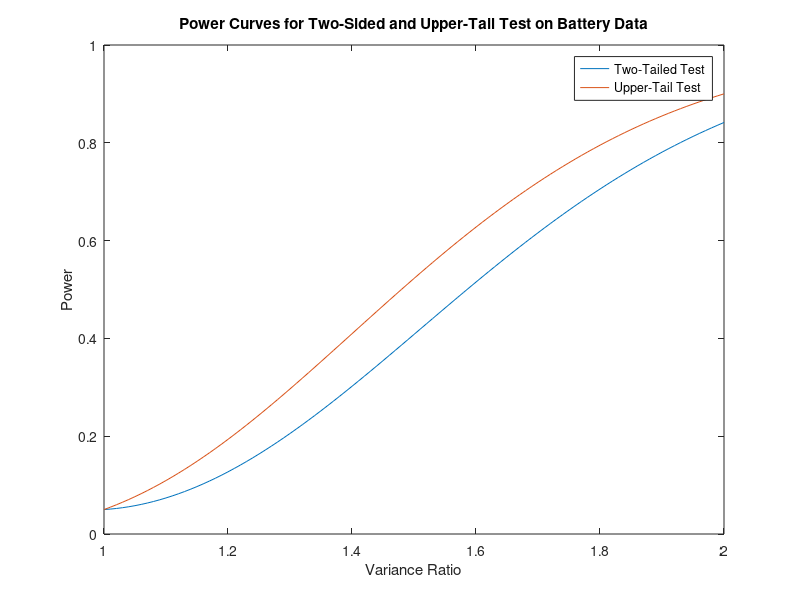

Write the MATLAB code that produced this figure.
%% Example 6.13 & 14 - Chi Squared Testing
% The chi quared test applies when the distribution for the test statistic
% follows the chi squared distirbution under the null hypothesis. In its
% simplest form, the chi squared test is used to determine whether the
% variance computed from a sample has a specified value when the underlying
% distirbution of the sample is Gaussian.

%% Importing Data
clear; close all; clf;
data = importdata('battery.dat');

variance = 5;
sig2 = var(data, 1); % biased sample variance
N = length(data); % sample size

%% Hypothesis Testing
% Test Statistic
chi2hat = N*sig2/variance;

% Critical Value
cv = chi2inv(0.975, N - 1); % Two-tailed test, alpha = 0.05

% The test statistic is less than the critical value, so the null
% hypothesis is accepted.

pval = 2*(1 - chi2cdf(chi2hat, N - 1));

% There is weak evidence for the alternative hypothesis.

% Recomputing for the upper tail test, it is found that the null hypothesis
% fails with strong evidence for the alternative hypothesis!

%% Plotting Power Curve
% The observed variance ratio
varrat_obs = sig2/variance;

% Two-tailed test boundaries
xlo = chi2inv(0.025, N - 1);
xhi = chi2inv(0.975, N - 1);

% Upper tailed test boundary
xhi1 = chi2inv(0.95, N - 1);

% Power Calculation for Both Tests
varrat = 1:0.01:2;
delta = N*(varrat - 1); % Non-centrality parameter
power = 1 - ncx2cdf(xhi, N - 1, delta) + ncx2cdf(xlo, N - 1, delta);
power1 = 1 - ncx2cdf(xhi1, N - 1, delta);

% Plotting
figure(1);
plot(varrat, power)
hold on
plot(varrat, power1)
hold off

xlabel 'Variance Ratio';
ylabel 'Power';
title 'Power Curves for Two-Sided and Upper-Tail Test on Battery Data';
legend('Two-Tailed Test','Upper-Tail Test',Location='nw')